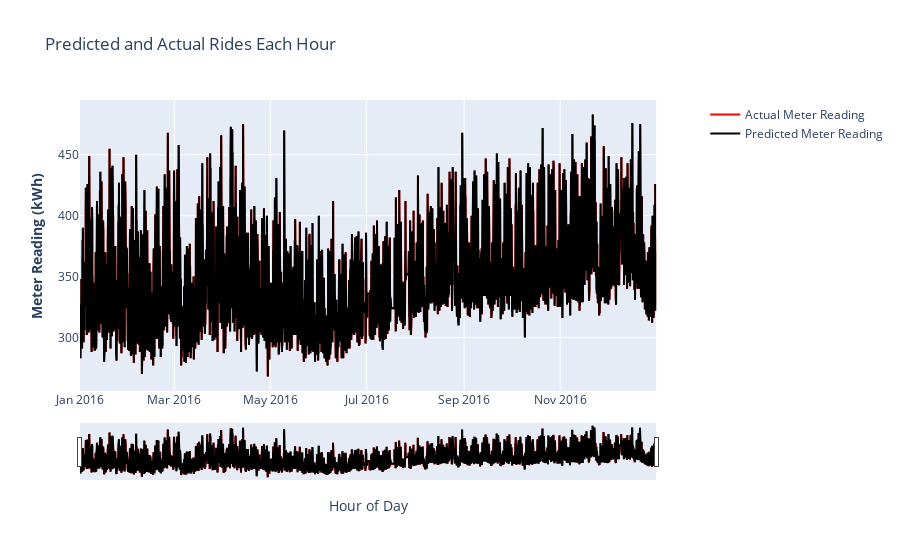

The notebook cell saved with this chart:
### Code cell
# Make subplot figure 
fig = make_subplots(specs=[[{"secondary_y": True}]])
# Add traces; weekday and weekend aggregate rides
fig.add_trace(go.Scatter(x=elec_consumption.index, y=elec_consumption['meter_reading'], name="Actual Meter Reading",
                         line_color='red'))
fig.add_trace(go.Scatter(x=elec_consumption.index, y=elec_consumption['meter_reading'], name="Predicted Meter Reading",
                         line_color='black'), secondary_y=False)
fig.update_layout(title_text='Predicted and Actual Rides Each Hour')
# Set x-axis title
fig.update_xaxes(title_text="Hour of Day")
# Set y-axes titles
fig.update_yaxes(title_text="<b>Meter Reading (kWh)</b> initiated", secondary_y=False)
fig.update_yaxes(title_text="<b>Meter Reading (kWh)</b>", secondary_y=False)
# Include x-axis slider
fig.update_layout(xaxis_rangeslider_visible=True)
fig.show()

### Figure 1 — Plotly figure (JSON) as saved in the notebook; plotly's stock layout.template omitted (floating-point values rounded to 4 significant figures; data arrays with more than 128 entries replaced by an {"elided": "..."} marker saying what was removed)
{"data": [{"line": {"color": "red"}, "name": "Actual Meter Reading", "type": "scatter", "x": {"elided": "8784 str values"}, "y": {"elided": "8784 int values"}}, {"line": {"color": "black"}, "name": "Predicted Meter Reading", "type": "scatter", "x": {"elided": "8784 str values"}, "xaxis": "x", "y": {"elided": "8784 int values"}, "yaxis": "y"}], "layout": {"autosize": true, "title": {"text": "Predicted and Actual Rides Each Hour"}, "xaxis": {"anchor": "y", "autorange": true, "domain": [0, 0.94], "range": ["2016-01-01", "2016-12-31 23:00"], "rangeslider": {"autorange": true, "range": ["2016-01-01", "2016-12-31 23:00"], "visible": true, "yaxis": {"_template": null, "rangemode": "match"}}, "title": {"text": "Hour of Day"}, "type": "date"}, "yaxis": {"anchor": "x", "autorange": true, "domain": [0, 1], "range": [256.1, 494.9], "title": {"text": "<b>Meter Reading (kWh)</b>"}, "type": "linear"}, "yaxis2": {"anchor": "x", "overlaying": "y", "side": "right"}}}
